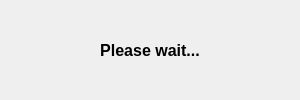
<?xml version="1.0" encoding="UTF-8"?>
<ui version="4.0">
 <class>WaitWindow</class>
 <widget class="QDialog" name="WaitWindow">
  <property name="geometry">
   <rect>
    <x>0</x>
    <y>0</y>
    <width>300</width>
    <height>100</height>
   </rect>
  </property>
  <property name="font">
   <font>
    <family>Arial</family>
   </font>
  </property>
  <property name="windowTitle">
   <string>Please wait</string>
  </property>
  <widget class="QLabel" name="waitLabel">
   <property name="geometry">
    <rect>
     <x>0</x>
     <y>0</y>
     <width>300</width>
     <height>100</height>
    </rect>
   </property>
   <property name="font">
    <font>
     <family>Arial</family>
     <pointsize>12</pointsize>
     <bold>true</bold>
    </font>
   </property>
   <property name="text">
    <string>Please wait...</string>
   </property>
   <property name="alignment">
    <set>Qt::AlignCenter</set>
   </property>
  </widget>
 </widget>
 <resources/>
 <connections/>
</ui>
